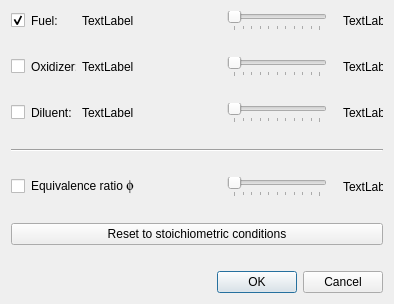
<?xml version="1.0" encoding="UTF-8"?>
<ui version="4.0">
 <class>Dialog</class>
 <widget class="QDialog" name="Dialog">
  <property name="geometry">
   <rect>
    <x>0</x>
    <y>0</y>
    <width>394</width>
    <height>304</height>
   </rect>
  </property>
  <property name="windowTitle">
   <string>Mixer</string>
  </property>
  <property name="windowIcon">
   <iconset>
    <normaloff>Sonya-Swarm-Fire.ico</normaloff>Sonya-Swarm-Fire.ico</iconset>
  </property>
  <layout class="QVBoxLayout" name="verticalLayout_2">
   <item>
    <layout class="QVBoxLayout" name="verticalLayout">
     <item>
      <layout class="QHBoxLayout" name="horizontalLayout">
       <item>
        <widget class="QCheckBox" name="fuelLock">
         <property name="enabled">
          <bool>true</bool>
         </property>
         <property name="text">
          <string/>
         </property>
         <property name="icon">
          <iconset>
           <normaloff>locked.svg</normaloff>locked.svg</iconset>
         </property>
         <property name="checked">
          <bool>true</bool>
         </property>
         <property name="tristate">
          <bool>false</bool>
         </property>
         <attribute name="buttonGroup">
          <string notr="true">lockbuttonGroup</string>
         </attribute>
        </widget>
       </item>
       <item>
        <widget class="QLabel" name="label">
         <property name="sizePolicy">
          <sizepolicy hsizetype="Fixed" vsizetype="Preferred">
           <horstretch>0</horstretch>
           <verstretch>0</verstretch>
          </sizepolicy>
         </property>
         <property name="minimumSize">
          <size>
           <width>45</width>
           <height>0</height>
          </size>
         </property>
         <property name="maximumSize">
          <size>
           <width>45</width>
           <height>16777215</height>
          </size>
         </property>
         <property name="text">
          <string>Fuel:</string>
         </property>
        </widget>
       </item>
       <item>
        <widget class="QLabel" name="fuelNameLabel">
         <property name="text">
          <string>TextLabel</string>
         </property>
        </widget>
       </item>
       <item>
        <spacer name="horizontalSpacer">
         <property name="orientation">
          <enum>Qt::Horizontal</enum>
         </property>
         <property name="sizeHint" stdset="0">
          <size>
           <width>40</width>
           <height>20</height>
          </size>
         </property>
        </spacer>
       </item>
       <item>
        <widget class="QSlider" name="fuelSlider">
         <property name="sizePolicy">
          <sizepolicy hsizetype="Fixed" vsizetype="Fixed">
           <horstretch>0</horstretch>
           <verstretch>0</verstretch>
          </sizepolicy>
         </property>
         <property name="minimumSize">
          <size>
           <width>100</width>
           <height>0</height>
          </size>
         </property>
         <property name="maximumSize">
          <size>
           <width>100</width>
           <height>16777215</height>
          </size>
         </property>
         <property name="minimum">
          <number>0</number>
         </property>
         <property name="maximum">
          <number>1000</number>
         </property>
         <property name="pageStep">
          <number>100</number>
         </property>
         <property name="orientation">
          <enum>Qt::Horizontal</enum>
         </property>
         <property name="tickPosition">
          <enum>QSlider::TicksBelow</enum>
         </property>
        </widget>
       </item>
       <item>
        <spacer name="horizontalSpacer_7">
         <property name="orientation">
          <enum>Qt::Horizontal</enum>
         </property>
         <property name="sizeType">
          <enum>QSizePolicy::Fixed</enum>
         </property>
         <property name="sizeHint" stdset="0">
          <size>
           <width>10</width>
           <height>20</height>
          </size>
         </property>
        </spacer>
       </item>
       <item>
        <widget class="QLabel" name="fuelCurrentVal">
         <property name="sizePolicy">
          <sizepolicy hsizetype="Fixed" vsizetype="Preferred">
           <horstretch>0</horstretch>
           <verstretch>0</verstretch>
          </sizepolicy>
         </property>
         <property name="minimumSize">
          <size>
           <width>40</width>
           <height>0</height>
          </size>
         </property>
         <property name="maximumSize">
          <size>
           <width>40</width>
           <height>16777215</height>
          </size>
         </property>
         <property name="text">
          <string>TextLabel</string>
         </property>
        </widget>
       </item>
      </layout>
     </item>
     <item>
      <spacer name="verticalSpacer">
       <property name="orientation">
        <enum>Qt::Vertical</enum>
       </property>
       <property name="sizeHint" stdset="0">
        <size>
         <width>20</width>
         <height>40</height>
        </size>
       </property>
      </spacer>
     </item>
     <item>
      <layout class="QHBoxLayout" name="horizontalLayout_2">
       <item>
        <widget class="QCheckBox" name="oxLock">
         <property name="text">
          <string/>
         </property>
         <property name="icon">
          <iconset>
           <normaloff>locked.svg</normaloff>locked.svg</iconset>
         </property>
         <attribute name="buttonGroup">
          <string notr="true">lockbuttonGroup</string>
         </attribute>
        </widget>
       </item>
       <item>
        <widget class="QLabel" name="label_3">
         <property name="sizePolicy">
          <sizepolicy hsizetype="Fixed" vsizetype="Preferred">
           <horstretch>0</horstretch>
           <verstretch>0</verstretch>
          </sizepolicy>
         </property>
         <property name="minimumSize">
          <size>
           <width>45</width>
           <height>0</height>
          </size>
         </property>
         <property name="maximumSize">
          <size>
           <width>45</width>
           <height>16777215</height>
          </size>
         </property>
         <property name="text">
          <string>Oxidizer:</string>
         </property>
        </widget>
       </item>
       <item>
        <widget class="QLabel" name="oxNameLabel">
         <property name="text">
          <string>TextLabel</string>
         </property>
        </widget>
       </item>
       <item>
        <spacer name="horizontalSpacer_2">
         <property name="orientation">
          <enum>Qt::Horizontal</enum>
         </property>
         <property name="sizeHint" stdset="0">
          <size>
           <width>40</width>
           <height>20</height>
          </size>
         </property>
        </spacer>
       </item>
       <item>
        <widget class="QSlider" name="oxSlider">
         <property name="sizePolicy">
          <sizepolicy hsizetype="Fixed" vsizetype="Fixed">
           <horstretch>0</horstretch>
           <verstretch>0</verstretch>
          </sizepolicy>
         </property>
         <property name="minimumSize">
          <size>
           <width>100</width>
           <height>0</height>
          </size>
         </property>
         <property name="maximumSize">
          <size>
           <width>100</width>
           <height>16777215</height>
          </size>
         </property>
         <property name="minimum">
          <number>1</number>
         </property>
         <property name="maximum">
          <number>1000</number>
         </property>
         <property name="pageStep">
          <number>100</number>
         </property>
         <property name="orientation">
          <enum>Qt::Horizontal</enum>
         </property>
         <property name="tickPosition">
          <enum>QSlider::TicksBelow</enum>
         </property>
        </widget>
       </item>
       <item>
        <spacer name="horizontalSpacer_8">
         <property name="orientation">
          <enum>Qt::Horizontal</enum>
         </property>
         <property name="sizeType">
          <enum>QSizePolicy::Fixed</enum>
         </property>
         <property name="sizeHint" stdset="0">
          <size>
           <width>10</width>
           <height>20</height>
          </size>
         </property>
        </spacer>
       </item>
       <item>
        <widget class="QLabel" name="oxCurrentVal">
         <property name="sizePolicy">
          <sizepolicy hsizetype="Fixed" vsizetype="Preferred">
           <horstretch>0</horstretch>
           <verstretch>0</verstretch>
          </sizepolicy>
         </property>
         <property name="minimumSize">
          <size>
           <width>40</width>
           <height>0</height>
          </size>
         </property>
         <property name="maximumSize">
          <size>
           <width>40</width>
           <height>16777215</height>
          </size>
         </property>
         <property name="text">
          <string>TextLabel</string>
         </property>
        </widget>
       </item>
      </layout>
     </item>
     <item>
      <spacer name="verticalSpacer_2">
       <property name="orientation">
        <enum>Qt::Vertical</enum>
       </property>
       <property name="sizeHint" stdset="0">
        <size>
         <width>20</width>
         <height>40</height>
        </size>
       </property>
      </spacer>
     </item>
     <item>
      <layout class="QHBoxLayout" name="horizontalLayout_3">
       <item>
        <widget class="QCheckBox" name="dilLock">
         <property name="text">
          <string/>
         </property>
         <property name="icon">
          <iconset>
           <normaloff>locked.svg</normaloff>locked.svg</iconset>
         </property>
         <attribute name="buttonGroup">
          <string notr="true">lockbuttonGroup</string>
         </attribute>
        </widget>
       </item>
       <item>
        <widget class="QLabel" name="label_5">
         <property name="sizePolicy">
          <sizepolicy hsizetype="Fixed" vsizetype="Preferred">
           <horstretch>0</horstretch>
           <verstretch>0</verstretch>
          </sizepolicy>
         </property>
         <property name="minimumSize">
          <size>
           <width>45</width>
           <height>0</height>
          </size>
         </property>
         <property name="maximumSize">
          <size>
           <width>45</width>
           <height>16777215</height>
          </size>
         </property>
         <property name="text">
          <string>Diluent:</string>
         </property>
        </widget>
       </item>
       <item>
        <widget class="QLabel" name="dilNameLabel">
         <property name="text">
          <string>TextLabel</string>
         </property>
        </widget>
       </item>
       <item>
        <spacer name="horizontalSpacer_3">
         <property name="orientation">
          <enum>Qt::Horizontal</enum>
         </property>
         <property name="sizeHint" stdset="0">
          <size>
           <width>40</width>
           <height>20</height>
          </size>
         </property>
        </spacer>
       </item>
       <item>
        <widget class="QSlider" name="dilSlider">
         <property name="sizePolicy">
          <sizepolicy hsizetype="Fixed" vsizetype="Fixed">
           <horstretch>0</horstretch>
           <verstretch>0</verstretch>
          </sizepolicy>
         </property>
         <property name="minimumSize">
          <size>
           <width>100</width>
           <height>0</height>
          </size>
         </property>
         <property name="maximumSize">
          <size>
           <width>100</width>
           <height>16777215</height>
          </size>
         </property>
         <property name="minimum">
          <number>0</number>
         </property>
         <property name="maximum">
          <number>1000</number>
         </property>
         <property name="pageStep">
          <number>100</number>
         </property>
         <property name="orientation">
          <enum>Qt::Horizontal</enum>
         </property>
         <property name="tickPosition">
          <enum>QSlider::TicksBelow</enum>
         </property>
        </widget>
       </item>
       <item>
        <spacer name="horizontalSpacer_9">
         <property name="orientation">
          <enum>Qt::Horizontal</enum>
         </property>
         <property name="sizeType">
          <enum>QSizePolicy::Fixed</enum>
         </property>
         <property name="sizeHint" stdset="0">
          <size>
           <width>10</width>
           <height>20</height>
          </size>
         </property>
        </spacer>
       </item>
       <item>
        <widget class="QLabel" name="dilCurrentVal">
         <property name="sizePolicy">
          <sizepolicy hsizetype="Fixed" vsizetype="Preferred">
           <horstretch>0</horstretch>
           <verstretch>0</verstretch>
          </sizepolicy>
         </property>
         <property name="minimumSize">
          <size>
           <width>40</width>
           <height>0</height>
          </size>
         </property>
         <property name="maximumSize">
          <size>
           <width>40</width>
           <height>16777215</height>
          </size>
         </property>
         <property name="text">
          <string>TextLabel</string>
         </property>
        </widget>
       </item>
      </layout>
     </item>
     <item>
      <spacer name="verticalSpacer_6">
       <property name="orientation">
        <enum>Qt::Vertical</enum>
       </property>
       <property name="sizeHint" stdset="0">
        <size>
         <width>20</width>
         <height>40</height>
        </size>
       </property>
      </spacer>
     </item>
     <item>
      <widget class="Line" name="line">
       <property name="orientation">
        <enum>Qt::Horizontal</enum>
       </property>
      </widget>
     </item>
     <item>
      <spacer name="verticalSpacer_3">
       <property name="orientation">
        <enum>Qt::Vertical</enum>
       </property>
       <property name="sizeHint" stdset="0">
        <size>
         <width>20</width>
         <height>40</height>
        </size>
       </property>
      </spacer>
     </item>
     <item>
      <layout class="QHBoxLayout" name="horizontalLayout_4">
       <item>
        <widget class="QCheckBox" name="phiLock">
         <property name="text">
          <string/>
         </property>
         <property name="icon">
          <iconset>
           <normaloff>locked.svg</normaloff>locked.svg</iconset>
         </property>
         <attribute name="buttonGroup">
          <string notr="true">lockbuttonGroup</string>
         </attribute>
        </widget>
       </item>
       <item>
        <widget class="QLabel" name="label_6">
         <property name="sizePolicy">
          <sizepolicy hsizetype="Expanding" vsizetype="Preferred">
           <horstretch>0</horstretch>
           <verstretch>0</verstretch>
          </sizepolicy>
         </property>
         <property name="minimumSize">
          <size>
           <width>40</width>
           <height>0</height>
          </size>
         </property>
         <property name="maximumSize">
          <size>
           <width>1000</width>
           <height>16777215</height>
          </size>
         </property>
         <property name="text">
          <string>Equivalence ratio &lt;font face=&quot;Symbol&quot;&gt;&lt;font size=&quot;+1&quot;&gt;f&lt;/font&gt;&lt;/font&gt;</string>
         </property>
        </widget>
       </item>
       <item>
        <spacer name="horizontalSpacer_4">
         <property name="orientation">
          <enum>Qt::Horizontal</enum>
         </property>
         <property name="sizeHint" stdset="0">
          <size>
           <width>40</width>
           <height>20</height>
          </size>
         </property>
        </spacer>
       </item>
       <item>
        <widget class="QSlider" name="phiSlider">
         <property name="sizePolicy">
          <sizepolicy hsizetype="Fixed" vsizetype="Fixed">
           <horstretch>0</horstretch>
           <verstretch>0</verstretch>
          </sizepolicy>
         </property>
         <property name="minimumSize">
          <size>
           <width>100</width>
           <height>0</height>
          </size>
         </property>
         <property name="maximumSize">
          <size>
           <width>100</width>
           <height>16777215</height>
          </size>
         </property>
         <property name="maximum">
          <number>1000</number>
         </property>
         <property name="pageStep">
          <number>100</number>
         </property>
         <property name="orientation">
          <enum>Qt::Horizontal</enum>
         </property>
         <property name="tickPosition">
          <enum>QSlider::TicksBelow</enum>
         </property>
        </widget>
       </item>
       <item>
        <spacer name="horizontalSpacer_10">
         <property name="orientation">
          <enum>Qt::Horizontal</enum>
         </property>
         <property name="sizeType">
          <enum>QSizePolicy::Fixed</enum>
         </property>
         <property name="sizeHint" stdset="0">
          <size>
           <width>10</width>
           <height>20</height>
          </size>
         </property>
        </spacer>
       </item>
       <item>
        <widget class="QLabel" name="phiCurrentVal">
         <property name="sizePolicy">
          <sizepolicy hsizetype="Fixed" vsizetype="Preferred">
           <horstretch>0</horstretch>
           <verstretch>0</verstretch>
          </sizepolicy>
         </property>
         <property name="minimumSize">
          <size>
           <width>40</width>
           <height>0</height>
          </size>
         </property>
         <property name="maximumSize">
          <size>
           <width>40</width>
           <height>16777215</height>
          </size>
         </property>
         <property name="text">
          <string>TextLabel</string>
         </property>
        </widget>
       </item>
      </layout>
     </item>
     <item>
      <spacer name="verticalSpacer_5">
       <property name="orientation">
        <enum>Qt::Vertical</enum>
       </property>
       <property name="sizeHint" stdset="0">
        <size>
         <width>20</width>
         <height>40</height>
        </size>
       </property>
      </spacer>
     </item>
     <item>
      <widget class="QPushButton" name="resetStoich_PushBtn">
       <property name="text">
        <string>Reset to stoichiometric conditions</string>
       </property>
      </widget>
     </item>
     <item>
      <spacer name="verticalSpacer_4">
       <property name="orientation">
        <enum>Qt::Vertical</enum>
       </property>
       <property name="sizeHint" stdset="0">
        <size>
         <width>20</width>
         <height>40</height>
        </size>
       </property>
      </spacer>
     </item>
    </layout>
   </item>
   <item>
    <widget class="QDialogButtonBox" name="dialogButton">
     <property name="orientation">
      <enum>Qt::Horizontal</enum>
     </property>
     <property name="standardButtons">
      <set>QDialogButtonBox::Cancel|QDialogButtonBox::Ok</set>
     </property>
    </widget>
   </item>
  </layout>
 </widget>
 <resources/>
 <connections>
  <connection>
   <sender>dialogButton</sender>
   <signal>accepted()</signal>
   <receiver>Dialog</receiver>
   <slot>accept()</slot>
   <hints>
    <hint type="sourcelabel">
     <x>248</x>
     <y>254</y>
    </hint>
    <hint type="destinationlabel">
     <x>157</x>
     <y>274</y>
    </hint>
   </hints>
  </connection>
  <connection>
   <sender>dialogButton</sender>
   <signal>rejected()</signal>
   <receiver>Dialog</receiver>
   <slot>reject()</slot>
   <hints>
    <hint type="sourcelabel">
     <x>316</x>
     <y>260</y>
    </hint>
    <hint type="destinationlabel">
     <x>286</x>
     <y>274</y>
    </hint>
   </hints>
  </connection>
 </connections>
 <buttongroups>
  <buttongroup name="lockbuttonGroup"/>
 </buttongroups>
</ui>
